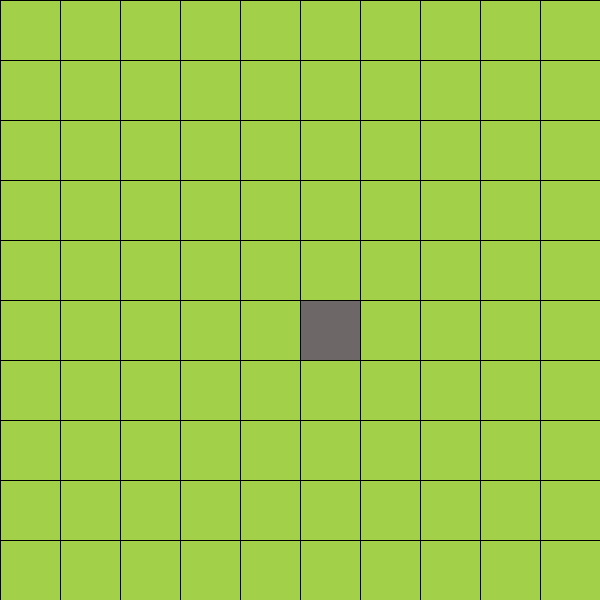
Frame 1 (no input)
Frame 60 (the mouse pressed at the canvas centre just before this capture): identical to frame 1, image omitted
Frame 120 (the mouse held since frame 60 and released just before this capture): identical to frame 1, image omitted

The Processing sketch that drew this single still picture (run headless with seeded random() and noise(); from frame 60 on, the mouse is pressed at the canvas centre):

// Processing sketch: Snake_Original
// ── Snake_Original.pde
int extent = 60;

void setup() {
  size(600, 600);
  background(#000000);
}

int startX = 0;
int startY = 0;

Zelle[][] zellArray;
Spielfeld spielfeld = new Spielfeld();

void draw() {
  for(int i = 0; i < 10; i++) {
     for(int j = 0; j < 10; j++) {
       spielfeld.generateField();
     }
  }
}

void keyPressed() {
  if(key == CODED) {
    if(keyCode == UP) {
      spielfeld.kopfZelle.moveUp();
      print(spielfeld.kopfZelle.getY());
    }
    if(keyCode == DOWN) {
      spielfeld.kopfZelle.moveDown();
    }
    if(keyCode == LEFT) {
      spielfeld.kopfZelle.moveLeft();
    }
    if(keyCode == RIGHT) {
      spielfeld.kopfZelle.moveRight();
    }
  }
}

// ── Spieler.pde
public static class Spieler{
  static void test() {
    print("klappt!");
  }
}

// ── Spielfeld.pde
public class Spielfeld {
    private int breite;
    private int hoehe;  
    private int extent = 60;
    private int fieldExtent = 10;
    public color DARK_G = color(162, 209, 73);
    public color LIGHT_G = color(170, 215, 81);

    public color kopfZelle_color = color(110, 103, 103);
    
    public Spielfeld() {
      //this.breite = breite;
      //this.hoehe = hoehe;
    }
    
    public int getBreite() {return breite;}
    public int getHoehe() {return hoehe;}
    
    Zelle[][] zellArray = new Zelle[fieldExtent][fieldExtent];
    Zelle kopfZelle = new Zelle((fieldExtent*60)/2, (fieldExtent*60)/2, extent, kopfZelle_color);
    void generateField() {
      for(int i = 0; i < fieldExtent; i++) {
        for(int j = 0; j < fieldExtent; j++) {
          zellArray[j][i] = new Zelle(j*60, i*60, extent, DARK_G);
          zellArray[j][i].drawSquare();
          if((j*extent) == kopfZelle.getX() && (i*extent) == kopfZelle.getY()) {
            kopfZelle.drawSquare();
          }
        }
      }
    }
    
}

// ── Zelle.pde
class Zelle{
  private int x;
  private int y;
  private int extent;
  private int farbe;
  int letzteRichtung = 3;
  
  public Zelle(int x, int y, int extent, int farbe) {
    this.x = x;
    this.y = y;
    this.extent = extent;
    this.farbe = farbe;
  }
  public int getX() {
    return x;
  }
  public int getY() {
    return y;
  }
  public void setX(int x) {
    this.x = x;
  }
  public void setY(int y) {
    this.y = y;
  }
  void drawSquare() {
    fill(farbe);
    square(x,y,extent);  
  }
  
  void moveUp() {
    if(letzteRichtung != 1) { 
      setY(extent*((y/extent)-1));
      letzteRichtung = 0;
    }
  }
  void moveDown() {
    if(letzteRichtung != 0) {
      setY(extent*((y/extent)+1));
      letzteRichtung = 1;
    }
  }
  void moveLeft() {
    if(letzteRichtung != 3) {
      setX(extent*((x/extent)-1));
      letzteRichtung = 2;
    }
  }
  void moveRight() {
    if(letzteRichtung != 2) {
      setX(extent*((x/extent)+1));
      letzteRichtung = 3;
    }  
  }
  
  
  
    
}
